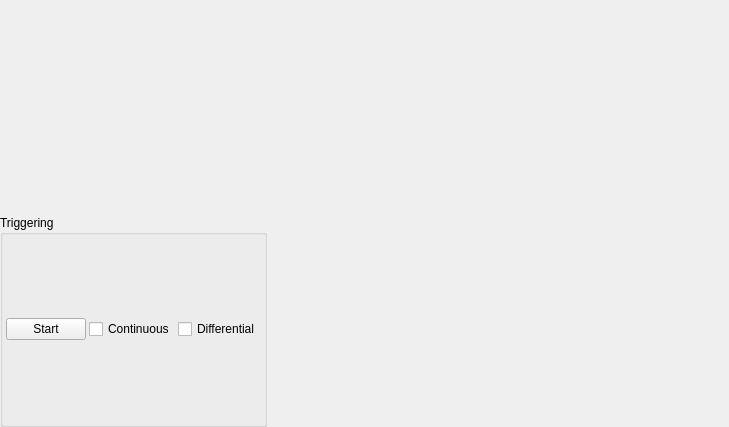
<?xml version="1.0" encoding="UTF-8"?>
<ui version="4.0">
 <class>FrequencySweepResult</class>
 <widget class="QWidget" name="FrequencySweepResult">
  <property name="geometry">
   <rect>
    <x>0</x>
    <y>0</y>
    <width>729</width>
    <height>427</height>
   </rect>
  </property>
  <property name="windowTitle">
   <string>Form</string>
  </property>
  <layout class="QGridLayout" name="gridLayout">
   <property name="margin">
    <number>0</number>
   </property>
   <property name="spacing">
    <number>3</number>
   </property>
   <item row="0" column="0" colspan="2">
    <widget class="MatplotlibWidget" name="graph"/>
   </item>
   <item row="1" column="0">
    <widget class="QGroupBox" name="additional">
     <property name="title">
      <string>Triggering</string>
     </property>
     <layout class="QHBoxLayout" name="horizontalLayout">
      <property name="spacing">
       <number>3</number>
      </property>
      <property name="margin">
       <number>3</number>
      </property>
      <item>
       <widget class="QPushButton" name="start">
        <property name="text">
         <string>Start</string>
        </property>
       </widget>
      </item>
      <item>
       <widget class="QCheckBox" name="continuous">
        <property name="text">
         <string>Continuous</string>
        </property>
        <property name="checked">
         <bool>false</bool>
        </property>
       </widget>
      </item>
      <item>
       <widget class="QCheckBox" name="differential">
        <property name="text">
         <string>Differential</string>
        </property>
       </widget>
      </item>
     </layout>
    </widget>
   </item>
   <item row="1" column="1">
    <spacer name="horizontalSpacer">
     <property name="orientation">
      <enum>Qt::Horizontal</enum>
     </property>
     <property name="sizeHint" stdset="0">
      <size>
       <width>472</width>
       <height>20</height>
      </size>
     </property>
    </spacer>
   </item>
  </layout>
 </widget>
 <customwidgets>
  <customwidget>
   <class>MatplotlibWidget</class>
   <extends>QWidget</extends>
   <header>matplotlibwidget</header>
  </customwidget>
 </customwidgets>
 <resources/>
 <connections/>
</ui>
